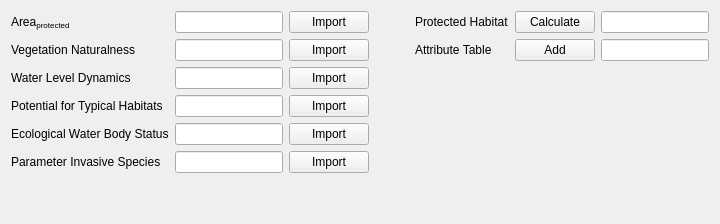
            <widget class="QWidget" name="tab_17">
             <attribute name="title">
              <string>Extra Parameters</string>
             </attribute>
             <layout class="QGridLayout" name="gridLayout_33">
              <item row="2" column="6">
               <widget class="QLineEdit" name="lineEdit_56"/>
              </item>
              <item row="4" column="2">
               <widget class="QPushButton" name="pushButton_48">
                <property name="text">
                 <string>Import</string>
                </property>
               </widget>
              </item>
              <item row="3" column="1">
               <widget class="QLineEdit" name="lineEdit_54"/>
              </item>
              <item row="3" column="2">
               <widget class="QPushButton" name="pushButton_47">
                <property name="text">
                 <string>Import</string>
                </property>
               </widget>
              </item>
              <item row="5" column="1">
               <widget class="QLineEdit" name="lineEdit_49"/>
              </item>
              <item row="1" column="3">
               <spacer name="horizontalSpacer_7">
                <property name="orientation">
                 <enum>Qt::Horizontal</enum>
                </property>
                <property name="sizeHint" stdset="0">
                 <size>
                  <width>40</width>
                  <height>20</height>
                 </size>
                </property>
               </spacer>
              </item>
              <item row="4" column="1">
               <widget class="QLineEdit" name="lineEdit_55"/>
              </item>
              <item row="2" column="4">
               <widget class="QLabel" name="label_100">
                <property name="text">
                 <string>Attribute Table</string>
                </property>
               </widget>
              </item>
              <item row="1" column="1">
               <widget class="QLineEdit" name="lineEdit_51"/>
              </item>
              <item row="5" column="0">
               <widget class="QLabel" name="label_81">
                <property name="text">
                 <string>Ecological Water Body Status</string>
                </property>
               </widget>
              </item>
              <item row="1" column="0">
               <widget class="QLabel" name="label_93">
                <property name="text">
                 <string>&lt;html&gt;&lt;head/&gt;&lt;body&gt;&lt;p&gt;Area&lt;span style=&quot; vertical-align:sub;&quot;&gt;protected&lt;/span&gt;&lt;/p&gt;&lt;/body&gt;&lt;/html&gt;</string>
                </property>
               </widget>
              </item>
              <item row="2" column="0">
               <widget class="QLabel" name="label_97">
                <property name="text">
                 <string>Vegetation Naturalness</string>
                </property>
               </widget>
              </item>
              <item row="1" column="5">
               <widget class="QPushButton" name="pushButton_45">
                <property name="text">
                 <string>Calculate</string>
                </property>
               </widget>
              </item>
              <item row="1" column="4">
               <widget class="QLabel" name="label_94">
                <property name="text">
                 <string>Protected Habitat</string>
                </property>
               </widget>
              </item>
              <item row="4" column="0">
               <widget class="QLabel" name="label_99">
                <property name="text">
                 <string>Potential for Typical Habitats</string>
                </property>
               </widget>
              </item>
              <item row="1" column="2">
               <widget class="QPushButton" name="pushButton_43">
                <property name="text">
                 <string>Import</string>
                </property>
               </widget>
              </item>
              <item row="2" column="5">
               <widget class="QPushButton" name="pushButton_49">
                <property name="text">
                 <string>Add</string>
                </property>
               </widget>
              </item>
              <item row="2" column="2">
               <widget class="QPushButton" name="pushButton_46">
                <property name="text">
                 <string>Import</string>
                </property>
               </widget>
              </item>
              <item row="7" column="1">
               <spacer name="verticalSpacer_12">
                <property name="orientation">
                 <enum>Qt::Vertical</enum>
                </property>
                <property name="sizeHint" stdset="0">
                 <size>
                  <width>20</width>
                  <height>40</height>
                 </size>
                </property>
               </spacer>
              </item>
              <item row="1" column="6">
               <widget class="QLineEdit" name="lineEdit_52"/>
              </item>
              <item row="5" column="2">
               <widget class="QPushButton" name="pushButton_42">
                <property name="text">
                 <string>Import</string>
                </property>
               </widget>
              </item>
              <item row="2" column="1">
               <widget class="QLineEdit" name="lineEdit_53"/>
              </item>
              <item row="3" column="0">
               <widget class="QLabel" name="label_98">
                <property name="text">
                 <string>Water Level Dynamics</string>
                </property>
               </widget>
              </item>
              <item row="6" column="1">
               <widget class="QLineEdit" name="lineEdit_57"/>
              </item>
              <item row="6" column="0">
               <widget class="QLabel" name="label_101">
                <property name="text">
                 <string>Parameter Invasive Species</string>
                </property>
               </widget>
              </item>
              <item row="6" column="2">
               <widget class="QPushButton" name="pushButton_50">
                <property name="text">
                 <string>Import</string>
                </property>
               </widget>
              </item>
             </layout>
            </widget>
